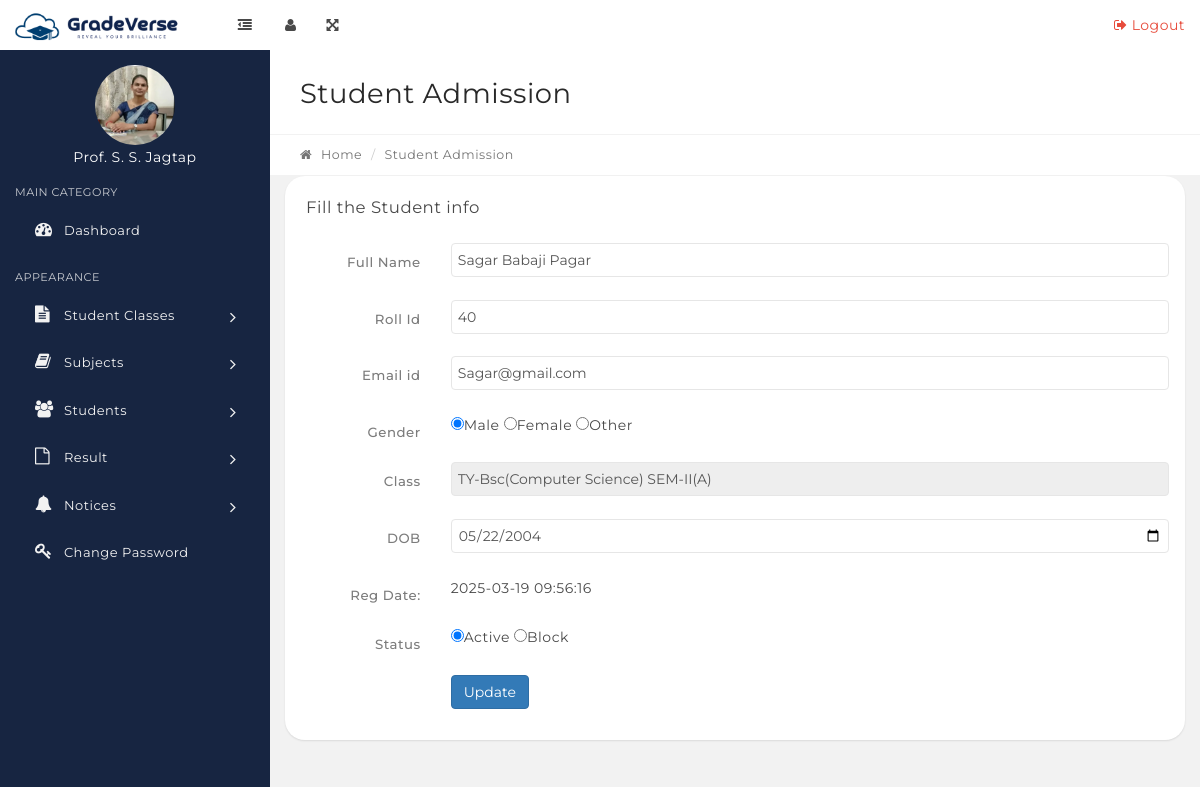
The app's page /GradeVerse/edit-student.php?stid=4 with its own data.
### tables this page shows
CREATE TABLE `tblstudents` (
  `StudentId` int(11) NOT NULL,
  `StudentName` varchar(100) DEFAULT NULL,
  `RollId` varchar(100) DEFAULT NULL,
  `StudentEmail` varchar(100) DEFAULT NULL,
  `Gender` varchar(10) DEFAULT NULL,
  `DOB` varchar(100) DEFAULT NULL,
  `ClassId` int(11) DEFAULT NULL,
  `RegDate` timestamp NULL DEFAULT current_timestamp(),
  `UpdationDate` timestamp NULL DEFAULT NULL,
  `Status` int(1) DEFAULT NULL
);

CREATE TABLE `tblclasses` (
  `id` int(11) NOT NULL,
  `ClassName` varchar(80) DEFAULT NULL,
  `ClassNameNumeric` int(4) DEFAULT NULL,
  `Section` varchar(5) DEFAULT NULL,
  `CreationDate` timestamp NULL DEFAULT current_timestamp(),
  `UpdationDate` timestamp NULL DEFAULT NULL
);

### GradeVerse/edit-student.php (the view, shortened to what this page needs)
<?php
include('includes/config.php');
if(strlen($_SESSION['alogin'])=="")
    {
    header("Location: index.php");
    }
    else{
$stid=intval($_GET['stid']);
?>
  <?php include('includes/topbar.php');?>
            <div class="content-wrapper">
                <div class="content-container">
                   <?php include('includes/leftbar.php');?>
                    <div class="main-page">
                     <div class="container-fluid">
                            <div class="row page-title-div">
                                <div class="col-md-6">
                                    <h2 class="title">Student Admission</h2>
                                </div>
                            </div>
                            <div class="row breadcrumb-div">
                                <div class="col-md-6">
                                    <ul class="breadcrumb">
                                        <li><a href="dashboard.php"><i class="fa fa-home"></i> Home</a></li>
                                        <li class="active">Student Admission</li>
                                    </ul>
                                </div>
                            </div>
                        </div>
                        <div class="container-fluid">
                        <div class="row">
                                    <div class="col-md-12">
                                        <div class="panel">
                                            <div class="panel-heading">
                                                <div class="panel-title">
                                                    <h5>Fill the Student info</h5>
                                                </div>
                                            </div>
                                            <div class="panel-body">
                                                <form class="form-horizontal" method="post">
<?php
$sql = "SELECT tblstudents.StudentName,tblstudents.RollId,tblstudents.RegDate,tblstudents.StudentId,tblstudents.Status,tblstudents.StudentEmail,tblstudents.Gender,tblstudents.DOB,tblclasses.ClassName,tblclasses.Section from tblstudents join tblclasses on tblclasses.id=tblstudents.ClassId where tblstudents.StudentId=:stid";
$query = $dbh->prepare($sql);
$query->bindParam(':stid',$stid,PDO::PARAM_STR);
$query->execute();
$results=$query->fetchAll(PDO::FETCH_OBJ);
if($query->rowCount() > 0)
{
foreach($results as $result)
{  ?>
<div class="form-group">
<label for="default" class="col-sm-2 control-label">Full Name</label>
<div class="col-sm-10">
<input type="text" name="fullanme" class="form-control" id="fullanme" value="<?php echo htmlentities($result->StudentName)?>" required="required" autocomplete="off">
</div>
</div>
<div class="form-group">
<label for="default" class="col-sm-2 control-label">Roll Id</label>
<div class="col-sm-10">
<input type="text" name="rollid" class="form-control" id="rollid" value="<?php echo htmlentities($result->RollId)?>" maxlength="5" required="required" autocomplete="off">
</div>
</div>
<div class="form-group">
<label for="default" class="col-sm-2 control-label">Email id </label>
<div class="col-sm-10">
<input type="email" name="emailid" class="form-control" id="email" value="<?php echo htmlentities($result->StudentEmail)?>" required="required" autocomplete="off">
</div>
</div>
<div class="form-group">
<label for="default" class="col-sm-2 control-label">Gender</label>
<div class="col-sm-10">
<?php  $gndr=$result->Gender;
if($gndr=="Male")
{
?>
<input type="radio" name="gender" value="Male" required="required" checked>Male <input type="radio" name="gender" value="Female" required="required">Female <input type="radio" name="gender" value="Other" required="required">Other
<?php }?>
</div>
</div>
                                                    <div class="form-group">
                                                        <label for="default" class="col-sm-2 control-label">Class</label>
                                                        <div class="col-sm-10">
<input type="text" name="classname" class="form-control" id="classname" value="<?php echo htmlentities($result->ClassName)?>(<?php echo htmlentities($result->Section)?>)" readonly>
                                                        </div>
                                                    </div>
<div class="form-group">
                                                        <label for="date" class="col-sm-2 control-label">DOB</label>
                                                        <div class="col-sm-10">
                <input type="date"  name="dob" class="form-control" value="<?php echo htmlentities($result->DOB)?>" id="date">
                                                        </div>
                                                    </div>
<div class="form-group">
<label for="default" class="col-sm-2 control-label">Reg Date: </label>
<div class="col-sm-10">
<?php echo htmlentities($result->RegDate)?>
</div>
</div>
<div class="form-group">
<label for="default" class="col-sm-2 control-label">Status</label>
<div class="col-sm-10">
<?php  $stats=$result->Status;
if($stats=="1")
{
?>
<input type="radio" name="status" value="1" required="required" checked>Active <input type="radio" name="status" value="0" required="required">Block
<?php }?>
</div>
</div>
<?php }} ?>
                                                    <div class="form-group">
                                                        <div class="col-sm-offset-2 col-sm-10">
                                                            <button type="submit" name="submit" class="btn btn-primary">Update</button>
                                                        </div>
                                                    </div>
                                                </form>
                                            </div>
                                        </div>
                                    </div>
                                </div>
                    </div>
                </div>
            </div>
<?php include('includes/footer.php');?>
<?PHP } ?>

### records on screen
tblstudents: fullanme "Sagar Babaji Pagar", rollid "40", emailid "Sagar@gmail.com", classname "TY-Bsc(Computer Science) SEM-II(A)", dob "05/22/2004", RegDate "2025-03-19 09:56:16"
